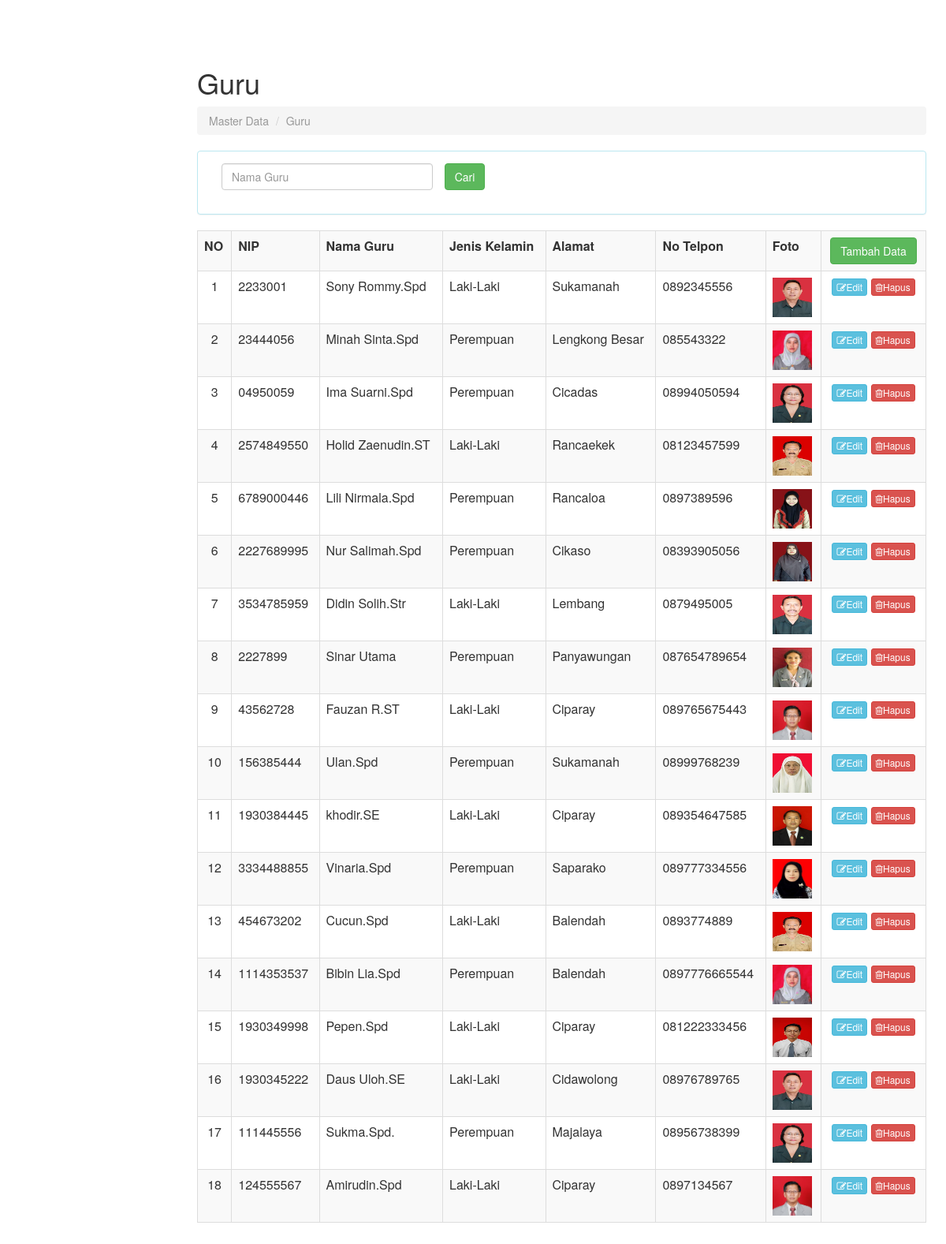
Screenshot of /guru.php with the database file from the repository.
### tables this page shows
CREATE TABLE IF NOT EXISTS `tab_guru` (
  `id_guru` int(11) NOT NULL AUTO_INCREMENT,
  `nip` varchar(11) NOT NULL,
  `nama_guru` varchar(30) NOT NULL,
  `jenis_kelamin` varchar(15) NOT NULL,
  `alamat` varchar(50) NOT NULL,
  `no_tlp` varchar(15) NOT NULL,
  `foto_guru` varchar(200) NOT NULL,
  PRIMARY KEY (`id_guru`)
);

### guru.php (the view, shortened to what this page needs)
<head>
    <link href="assets/css/bootstrap.css" rel="stylesheet">
    <link href="assets/css/sb-admin.css" rel="stylesheet">
    <link rel="stylesheet" href="assets/font-awesome/css/font-awesome.min.css">
  </head>
<body>
<div id="wrapper">
<?php
include"header.php";
?>
<?php
require_once('koneksi.php');
?>
 <div id="page-wrapper">
<div class="row" id="contentInput" >
          <div class="col-lg-12">
            <h1>Guru</h1>
            <ol class="breadcrumb">
              <li class="active"> Master Data</li>
              <li class="active">Guru</li>
            </ol>
          </div>
      </div>
      <div class="panel panel-info">
          <div class="panel-body">
          <form method="POST" action="" id="cariOrtu">
          <div class="form-group form-group-sm">
                <div class="form-group form-group-sm">
                    <div class="col-sm-4">
                    <input type="text" class="form-control" name="txtcari" id="txtcari" placeholder="Nama Guru">
                </div>
                    <input type="submit" align="right" class="btn btn-success"  value="Cari" name="cari" id="cari">
                </div>
              </div>
</div>
 </div>
            <div class="table-responsive-sm">
              <table class="table table-bordered table-hover table-striped">
                <tr>
                  <th>NO</th>
                  <th>NIP</th>
                  <th>Nama Guru</th>
                  <th>Jenis Kelamin</th>
                  <th>Alamat</th>
                  <th>No Telpon</th>
                  <th>Foto</th>
                 <th style="text-align: center;"><a href="tambah_guru.php" type="button" s class="btn btn-success">Tambah Data</a></th>
                </tr>
       <?php
      if(!ISSET($_POST['cari'])){
        $no= 1;
        $query="SELECT * FROM tab_guru";
        $data=mysqli_query($koneksi,$query);
          while($row=mysqli_fetch_assoc($data)){
      ?>
                <tr>
                  <td align="center"><?php echo $no++; ?></td>
                  <td><?php echo $row['nip']; ?></td>
                  <td><?php echo $row['nama_guru']; ?></td>
                  <td><?php echo $row['jenis_kelamin']; ?></td>
                   <td><?php echo $row['alamat']; ?></td>
                    <td><?php echo $row['no_tlp']; ?></td>
                     <?php echo"<td><img src='assets/img/guru/".$row['foto_guru']."' width='50' height='50'></td>";?>
                   <td colspan="2" style="text-align: center;">
                    <a   href="edit_guru.php?id=<?php echo $row['id_guru'];?>" type="button" class="btn btn-info btn-xs"><i class="fa fa-edit"></i>Edit</a>
                    <a onclick="return confirm('Anda Yakin akan menghapus data?')" href="hapus_guru.php?id=<?php echo $row['id_guru'];?>" type="button" class="btn btn-danger btn-xs"><i class="fa fa-trash-o"></i>Hapus</a>
                  </td>
                </tr>
         <?php
          }
        }
        ?>

### assets/css/sb-admin.css (style rules this page uses)
body { margin-top: 50px; }
#wrapper { padding-left: 0; }
#page-wrapper { width: 100%; padding: 5px 15px; }
@media (min-width:768px) { #wrapper { padding-left: 225px; } }
@media (min-width:768px) { #page-wrapper { padding: 15px 25px; } }

### rows the page displays
tab_guru: nip "2233001", nama_guru "Sony Rommy.Spd", jenis_kelamin "Laki-Laki", alamat "Sukamanah", no_tlp "0892345556", foto_guru (picture)
tab_guru: nip "23444056", nama_guru "Minah Sinta.Spd", jenis_kelamin "Perempuan", alamat "Lengkong Besar", no_tlp "085543322", foto_guru (picture)
tab_guru: nip "04950059", nama_guru "Ima Suarni.Spd", jenis_kelamin "Perempuan", alamat "Cicadas", no_tlp "08994050594", foto_guru (picture)
tab_guru: nip "2574849550", nama_guru "Holid Zaenudin.ST", jenis_kelamin "Laki-Laki", alamat "Rancaekek", no_tlp "08123457599", foto_guru (picture)
tab_guru: nip "6789000446", nama_guru "Lili Nirmala.Spd", jenis_kelamin "Perempuan", alamat "Rancaloa", no_tlp "0897389596", foto_guru (picture)
tab_guru: nip "2227689995", nama_guru "Nur Salimah.Spd", jenis_kelamin "Perempuan", alamat "Cikaso", no_tlp "08393905056", foto_guru (picture)
tab_guru: nip "3534785959", nama_guru "Didin Solih.Str", jenis_kelamin "Laki-Laki", alamat "Lembang", no_tlp "0879495005", foto_guru (picture)
tab_guru: nip "2227899", nama_guru "Sinar Utama", jenis_kelamin "Perempuan", alamat "Panyawungan", no_tlp "087654789654", foto_guru (picture)
tab_guru: nip "43562728", nama_guru "Fauzan R.ST", jenis_kelamin "Laki-Laki", alamat "Ciparay", no_tlp "089765675443", foto_guru (picture)
tab_guru: nip "156385444", nama_guru "Ulan.Spd", jenis_kelamin "Perempuan", alamat "Sukamanah", no_tlp "08999768239", foto_guru (picture)
tab_guru: nip "1930384445", nama_guru "khodir.SE", jenis_kelamin "Laki-Laki", alamat "Ciparay", no_tlp "089354647585", foto_guru (picture)
tab_guru: nip "3334488855", nama_guru "Vinaria.Spd", jenis_kelamin "Perempuan", alamat "Saparako", no_tlp "089777334556", foto_guru (picture)
tab_guru: nip "454673202", nama_guru "Cucun.Spd", jenis_kelamin "Laki-Laki", alamat "Balendah", no_tlp "0893774889", foto_guru (picture)
tab_guru: nip "1114353537", nama_guru "Bibin Lia.Spd", jenis_kelamin "Perempuan", alamat "Balendah", no_tlp "0897776665544", foto_guru (picture)
tab_guru: nip "1930349998", nama_guru "Pepen.Spd", jenis_kelamin "Laki-Laki", alamat "Ciparay", no_tlp "081222333456", foto_guru (picture)
tab_guru: nip "1930345222", nama_guru "Daus Uloh.SE", jenis_kelamin "Laki-Laki", alamat "Cidawolong", no_tlp "08976789765", foto_guru (picture)
tab_guru: nip "111445556", nama_guru "Sukma.Spd.", jenis_kelamin "Perempuan", alamat "Majalaya", no_tlp "08956738399", foto_guru (picture)
tab_guru: nip "124555567", nama_guru "Amirudin.Spd", jenis_kelamin "Laki-Laki", alamat "Ciparay", no_tlp "0897134567", foto_guru (picture)
